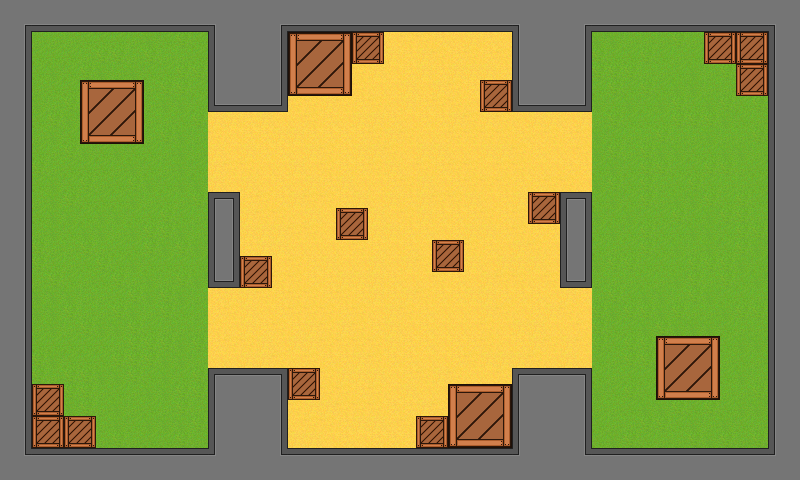

A level layout from a 2D game, rendered from its tile map. Below: a short description, then the map file with tile-grid data replaced by summaries:
An orthogonal 50x30 tile map with 16x16 px tiles, 2 tile layers (ground, obstacles), 2 tilesets and 49 objects (28x collision_full, 9x weaponspawn, 8x spawn, 2x team, 2x itemspawn).

<map version="1.0" orientation="orthogonal" renderorder="right-down" width="50" height="30" tilewidth="16" tileheight="16" nextobjectid="123">
 <properties>
  <property name="ffa" value="true" />
  <property name="name" value="The Sandpit" />
  <property name="team" value="true" />
 </properties>
 <tileset firstgid="1" name="obstaclesSheet" tilewidth="16" tileheight="16" tilecount="128" columns="16">
  <image source="sprites/obstaclesSheet.png" width="256" height="128" />
 </tileset>
 <tileset firstgid="129" name="landscapetextures" tilewidth="16" tileheight="16" tilecount="32" columns="8">
  <image source="sprites/landscapetextures.png" width="128" height="64" />
 </tileset>
 <layer name="ground" width="50" height="30">
  <data>[1500 cells, 1500 non-empty, 8 distinct tile ids]</data>
 </layer>
 <objectgroup name="spawnzones">
  <object id="39" name="Left_Team" type="team" x="96" y="160" width="96" height="160">
   <properties>
    <property name="team_id" value="1" />
   </properties>
  </object>
  <object id="46" name="Right_Team" type="team" x="608" y="160" width="96" height="160">
   <properties>
    <property name="team_id" value="2" />
   </properties>
  </object>
 </objectgroup>
 <objectgroup name="spawnpoints">
  <object id="87" name="spawn1" type="spawn" x="176" y="48" width="16" height="16">
   <ellipse />
  </object>
  <object id="89" name="spawn1" type="spawn" x="176" y="416" width="16" height="16">
   <ellipse />
  </object>
  <object id="90" name="spawn1" type="spawn" x="608" y="416" width="16" height="16">
   <ellipse />
  </object>
  <object id="91" name="spawn1" type="spawn" x="480" y="48" width="16" height="16">
   <ellipse />
  </object>
  <object id="92" name="spawn1" type="spawn" x="608" y="48" width="16" height="16">
   <ellipse />
  </object>
  <object id="93" name="spawn1" type="spawn" x="304" y="416" width="16" height="16">
   <ellipse />
  </object>
  <object id="94" name="spawn1" type="spawn" x="528" y="240" width="16" height="16">
   <ellipse />
  </object>
  <object id="95" name="spawn1" type="spawn" x="256" y="224" width="16" height="16">
   <ellipse />
  </object>
 </objectgroup>
 <layer name="obstacles" width="50" height="30">
  <data>[1500 cells, 548 non-empty, 60 distinct tile ids]</data>
 </layer>
 <objectgroup name="collision">
  <object id="42" name="collision" type="collision_full" x="32" y="448" width="768" height="32">
   <properties>
    <property name="collision_level" value="3" />
   </properties>
  </object>
  <object id="43" name="collision" type="collision_full" x="0" y="0" width="768" height="32">
   <properties>
    <property name="collision_level" value="3" />
   </properties>
  </object>
  <object id="44" name="collision" type="collision_full" x="0" y="32" width="32" height="448">
   <properties>
    <property name="collision_level" value="3" />
   </properties>
  </object>
  <object id="45" name="collision" type="collision_full" x="768" y="0" width="32" height="448">
   <properties>
    <property name="collision_level" value="3" />
   </properties>
  </object>
  <object id="96" name="collision" type="collision_full" x="736" y="64" width="32" height="32">
   <properties>
    <property name="collision_level" value="2" />
   </properties>
  </object>
  <object id="97" name="collision" type="collision_full" x="512" y="368" width="80" height="80">
   <properties>
    <property name="collision_level" value="3" />
   </properties>
  </object>
  <object id="98" name="collision" type="collision_full" x="80" y="80" width="64" height="64">
   <properties>
    <property name="collision_level" value="2" />
   </properties>
  </object>
  <object id="99" name="collision" type="collision_full" x="704" y="32" width="32" height="32">
   <properties>
    <property name="collision_level" value="2" />
   </properties>
  </object>
  <object id="100" name="collision" type="collision_full" x="352" y="32" width="32" height="32">
   <properties>
    <property name="collision_level" value="2" />
   </properties>
  </object>
  <object id="101" name="collision" type="collision_full" x="448" y="384" width="64" height="64">
   <properties>
    <property name="collision_level" value="2" />
   </properties>
  </object>
  <object id="102" name="collision" type="collision_full" x="528" y="192" width="32" height="32">
   <properties>
    <property name="collision_level" value="2" />
   </properties>
  </object>
  <object id="103" name="collision" type="collision_full" x="480" y="80" width="32" height="32">
   <properties>
    <property name="collision_level" value="2" />
   </properties>
  </object>
  <object id="104" name="collision" type="collision_full" x="288" y="368" width="32" height="32">
   <properties>
    <property name="collision_level" value="2" />
   </properties>
  </object>
  <object id="105" name="collision" type="collision_full" x="736" y="32" width="32" height="32">
   <properties>
    <property name="collision_level" value="2" />
   </properties>
  </object>
  <object id="106" name="collision" type="collision_full" x="416" y="416" width="32" height="32">
   <properties>
    <property name="collision_level" value="2" />
   </properties>
  </object>
  <object id="107" name="collision" type="collision_full" x="288" y="32" width="64" height="64">
   <properties>
    <property name="collision_level" value="2" />
   </properties>
  </object>
  <object id="108" name="collision" type="collision_full" x="32" y="416" width="32" height="32">
   <properties>
    <property name="collision_level" value="2" />
   </properties>
  </object>
  <object id="109" name="collision" type="collision_full" x="656" y="336" width="64" height="64">
   <properties>
    <property name="collision_level" value="2" />
   </properties>
  </object>
  <object id="110" name="collision" type="collision_full" x="240" y="256" width="32" height="32">
   <properties>
    <property name="collision_level" value="2" />
   </properties>
  </object>
  <object id="111" name="collision" type="collision_full" x="64" y="416" width="32" height="32">
   <properties>
    <property name="collision_level" value="2" />
   </properties>
  </object>
  <object id="112" name="collision" type="collision_full" x="208" y="32" width="80" height="80">
   <properties>
    <property name="collision_level" value="3" />
   </properties>
  </object>
  <object id="113" name="collision" type="collision_full" x="32" y="384" width="32" height="32">
   <properties>
    <property name="collision_level" value="2" />
   </properties>
  </object>
  <object id="114" name="collision" type="collision_full" x="336" y="208" width="32" height="32">
   <properties>
    <property name="collision_level" value="2" />
   </properties>
  </object>
  <object id="115" name="collision" type="collision_full" x="559.333" y="190.667" width="32" height="96">
   <properties>
    <property name="collision_level" value="3" />
   </properties>
  </object>
  <object id="116" name="collision" type="collision_full" x="208" y="368" width="80" height="80">
   <properties>
    <property name="collision_level" value="3" />
   </properties>
  </object>
  <object id="117" name="collision" type="collision_full" x="432" y="240" width="32" height="32">
   <properties>
    <property name="collision_level" value="2" />
   </properties>
  </object>
  <object id="118" name="collision" type="collision_full" x="512" y="32" width="80" height="80">
   <properties>
    <property name="collision_level" value="3" />
   </properties>
  </object>
  <object id="119" name="collision" type="collision_full" x="208" y="192" width="32" height="96">
   <properties>
    <property name="collision_level" value="3" />
   </properties>
  </object>
 </objectgroup>
 <objectgroup name="weaponspawn">
  <object id="48" name="weaponspawn" x="48" y="272" width="32" height="32" />
  </objectgroup>
 <objectgroup name="itemspawn">
  <!-- 2 objects omitted --></objectgroup>
</map>
<!-- 10 of 49 objects omitted -->
